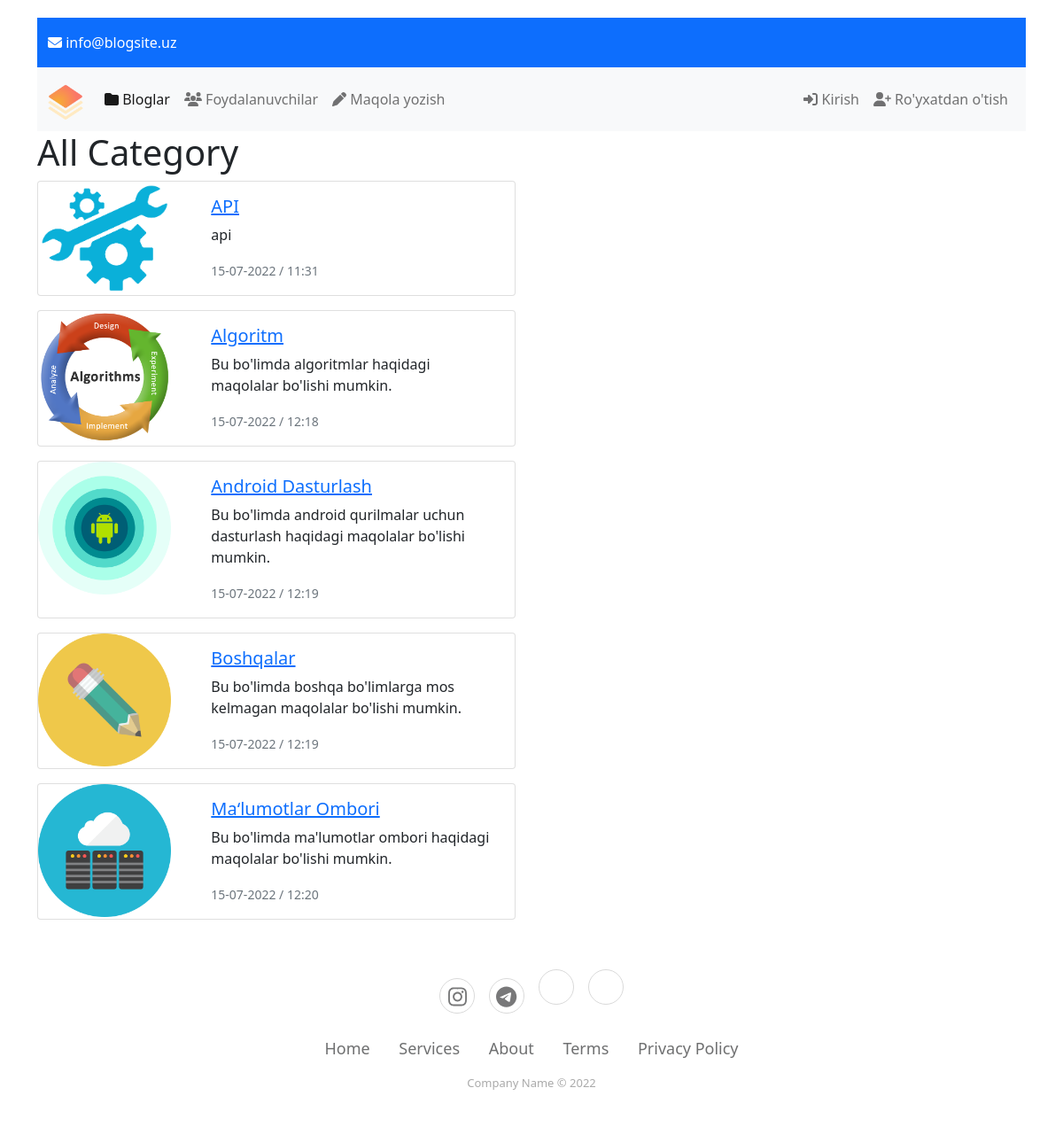
The page /category/ on the database its author committed.
### myapp/models.py (models this page shows, shortened)
class Category(models.Model):
    name = models.CharField(max_length=100, unique=True)
    slug = models.SlugField(max_length=100, unique=True)
    image = models.ImageField(upload_to='category/')
    created = models.DateTimeField(auto_now_add=True)
    content = models.TextField()

### myapp/views.py (the view)
# urls.py: path('category/', CategoryView.as_view(), name='category_list'),
class CategoryView(ListView):
    model = Category
    context_object_name = 'categories'
    template_name = 'category_list.html'

### myapp/context_processors.py (called while the page is built)
def category(request):
    categories = Category.objects.all()
    return {'categories': categories}

def tag(request):
    tags = Tag.objects.all()
    return {'tags': tags}

### templates/category_list.html (shortened to what this page needs)
{% extends 'base.html' %}
{% load static %}
{% block content %}
    <h1>All Category</h1>
{% for category in categories %}
    <div class="card mb-3" style="max-width: 540px;">
  <div class="row g-0">
    <div class="col-md-4">
      <img src="{{ category.image.url }}" class="img-fluid rounded-start" alt="..." style="width: 150px">
    </div>
    <div class="col-md-8">
      <div class="card-body">
          <a href="{% url 'blog_category' category.slug %}">
        <h5 class="card-title">{{ category.name }}</h5></a>
        <p class="card-text">{{ category.content }}</p>
        <p class="card-text"><small class="text-muted">{{ category.created|date:'d-m-Y' }} / {{ category.created|date:'h:i' }}</small></p>
      </div>
    </div>
  </div>
</div>
    {% endfor %}
{% endblock %}

### static/css/comment.css (style rules this page uses)
body { margin-top:20px; }

### rows shown on the page
Category: image (picture), name "API", content "api", created "15-07-2022", created "11:31"
Category: image (picture), name "Algoritm", content "Bu bo'limda algoritmlar haqidagi maqolalar bo'lishi mumkin.", created "15-07-2022", created "12:18"
Category: image (picture), name "Android Dasturlash", content "Bu bo'limda android qurilmalar uchun dasturlash haqidagi maqolalar bo'lishi mumkin.", created "15-07-2022", created "12:19"
Category: image (picture), name "Boshqalar", content "Bu bo'limda boshqa bo'limlarga mos kelmagan maqolalar bo'lishi mumkin.", created "15-07-2022", created "12:19"
Category: image (picture), name "Ma‘lumotlar Ombori", content "Bu bo'limda ma'lumotlar ombori haqidagi maqolalar bo'lishi mumkin.", created "15-07-2022", created "12:20"
